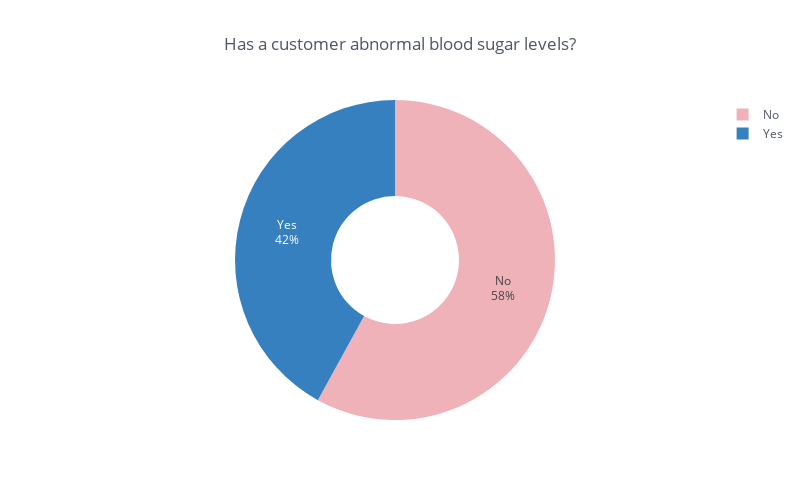
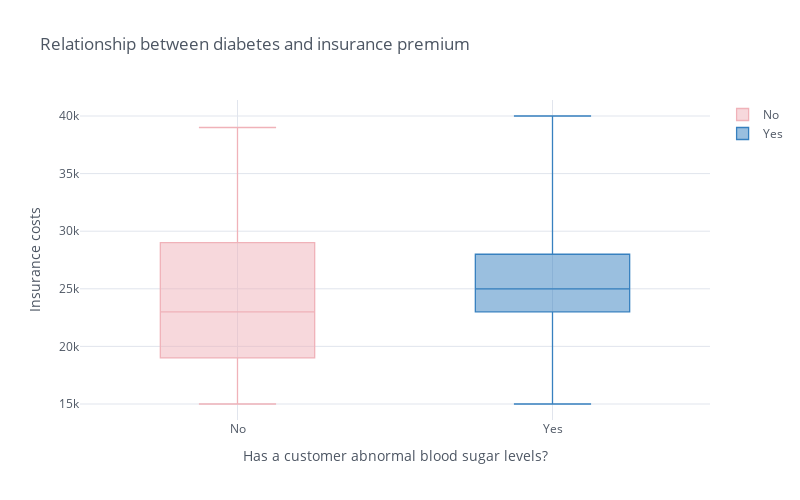

Source (notebook cell) for these figures, in order:
### Markdown cell above
58% of customers have abnormal blood sugar levels and their median insurance costs are ₹2,000 higher, but less spread out (p = 0.006).

### Code cell
data_diabetes = data.groupby(by = ['Diabetes']).count()[['Age']].rename(columns={'Age':'Count'}).reset_index()
data_diabetes['Diabetes'] = data_diabetes['Diabetes'].replace({0:'No', 1:'Yes'})
data_diabetes.iplot(kind = 'pie', 
                    labels = 'Diabetes', 
                    values = 'Count', 
                    textinfo = 'percent+label', hole=.4,
                    dimensions = (800,500), 
                    colors = ['#F0B2B9', '#3780BF'], title = 'Has a customer abnormal blood sugar levels?'
                    )

data1 = data.copy()
data1['Diabetes'] = data1['Diabetes'].replace({0:'No', 1:'Yes'})
data1[['Diabetes', 'PremiumPrice']].pivot(columns = 'Diabetes', values = 'PremiumPrice').iplot(kind = 'box', dimensions = (800,500), 
                                                                                               xTitle = 'Has a customer abnormal blood sugar levels?', yTitle = 'Insurance costs', 
                                                                                               title = 'Relationship between diabetes and insurance premium', colors = ['#F0B2B9', '#3780BF'])

### Figure 1 — Plotly figure (JSON) as saved in the notebook; plotly's stock layout.template omitted (floating-point values rounded to 4 significant figures)
{"data": [{"hole": 0.4, "labels": ["No", "Yes"], "marker": {"colors": ["rgba(240, 178, 185, 1.0)", "rgba(55, 128, 191, 1.0)"]}, "name": "", "textinfo": "percent+label", "type": "pie", "values": [572, 414]}], "layout": {"height": 500, "legend": {"bgcolor": "#FFFFFF", "font": {"color": "#4D5663"}}, "paper_bgcolor": "#FFFFFF", "plot_bgcolor": "#FFFFFF", "title": {"font": {"color": "#4D5663"}, "text": "Has a customer abnormal blood sugar levels?"}, "width": 800}}

### Figure 2 — Plotly figure (JSON) as saved in the notebook; plotly's stock layout.template omitted (floating-point values rounded to 4 significant figures; data arrays with more than 128 entries replaced by an {"elided": "..."} marker saying what was removed)
{"data": [{"boxpoints": false, "line": {"width": 1.3}, "marker": {"color": "rgba(240, 178, 185, 1.0)"}, "name": "No", "orientation": "v", "type": "box", "y": {"elided": "986 int values"}}, {"boxpoints": false, "line": {"width": 1.3}, "marker": {"color": "rgba(55, 128, 191, 1.0)"}, "name": "Yes", "orientation": "v", "type": "box", "y": {"elided": "986 int values"}}], "layout": {"height": 500, "legend": {"bgcolor": "#FFFFFF", "font": {"color": "#4D5663"}}, "paper_bgcolor": "#FFFFFF", "plot_bgcolor": "#FFFFFF", "title": {"font": {"color": "#4D5663"}, "text": "Relationship between diabetes and insurance premium"}, "width": 800, "xaxis": {"autorange": true, "gridcolor": "#E1E5ED", "range": [-0.5, 1.5], "showgrid": true, "tickfont": {"color": "#4D5663"}, "title": {"font": {"color": "#4D5663"}, "text": "Has a customer abnormal blood sugar levels?"}, "type": "category", "zerolinecolor": "#E1E5ED"}, "yaxis": {"autorange": true, "gridcolor": "#E1E5ED", "range": [13610.0, 41390.0], "showgrid": true, "tickfont": {"color": "#4D5663"}, "title": {"font": {"color": "#4D5663"}, "text": "Insurance costs"}, "type": "linear", "zerolinecolor": "#E1E5ED"}}}
